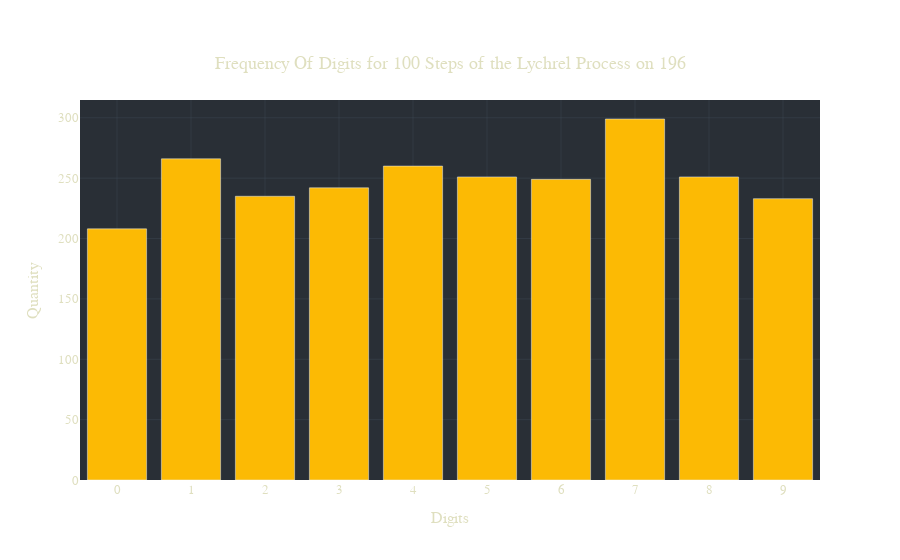

This figure's notebook cell:
### Code cell
title_text = "Frequency Of Digits for " + str(n_final) + " Steps of the Lychrel Process on 196" 
bar_color = '#ffffff'
if n_final <= 100:
    bar_color = '#FCBA04'
    text_color = '#dfdfbf'
elif n_final <= 1000:
    bar_color = '#EB5160'
    text_color = '#dfbfbf'
elif n_final <= 10000:
    bar_color = '#67E0A3'
    text_color = '#bfdfbf'
elif n_final <= 100000:
    bar_color = '#822E81'
    text_color = '#dfbfdf'
elif n_final <= 1000000:
    bar_color = '#0D97FC'
    text_color = '#bfcfdf'

fig = go.Figure([go.Bar(x=digits, y=distr_list, marker=dict(color=bar_color))])

fig.update_layout(
    title={
        'text': title_text,
        'y':0.9,
        'x':0.5,
        'xanchor': 'center',
        'yanchor': 'top'}
    , xaxis={
        'spikemode' : 'across',
        'spikesnap' : 'data',
        'spikethickness' : 1,
        'spikedash' : 'solid',
        'spikecolor' : '#0f0f0f',
        'gridcolor' : '#3d4752',
        'gridwidth' : 0.5,
        'type' : 'category'        
    }     
    , yaxis = {
        'gridcolor' : '#3d4752',
        'gridwidth' : 0.5,
        'zeroline' : False,
    }
    , xaxis_title="Digits"
    , yaxis_title="Quantity"
    , hoverlabel_align = 'right'
    , hovermode = 'x'
    , spikedistance = -1
    , plot_bgcolor='#292f36'
    , paper_bgcolor = "rgba(0,0,0,0)"
    , font=dict(
        family="sans-serif",
        size=13,
        color=text_color
    )
)



fname = "graph/Distribution" + str(n_final) +".html"
plotly.offline.plot(fig, filename=fname)


fig.show()

### Figure 1 — Plotly figure (JSON) as saved in the notebook; plotly's stock layout.template omitted (floating-point values rounded to 4 significant figures)
{"data": [{"marker": {"color": "#FCBA04"}, "type": "bar", "x": ["0", "1", "2", "3", "4", "5", "6", "7", "8", "9"], "y": [208, 266, 235, 242, 260, 251, 249, 299, 251, 233]}], "layout": {"font": {"color": "#dfdfbf", "family": "sans-serif", "size": 13}, "hoverlabel": {"align": "right"}, "hovermode": "x", "paper_bgcolor": "rgba(0,0,0,0)", "plot_bgcolor": "#292f36", "spikedistance": -1, "title": {"text": "Frequency Of Digits for 100 Steps of the Lychrel Process on 196", "x": 0.5, "xanchor": "center", "y": 0.9, "yanchor": "top"}, "xaxis": {"gridcolor": "#3d4752", "gridwidth": 0.5, "spikecolor": "#0f0f0f", "spikedash": "solid", "spikemode": "across", "spikesnap": "data", "spikethickness": 1, "title": {"text": "Digits"}, "type": "category"}, "yaxis": {"gridcolor": "#3d4752", "gridwidth": 0.5, "title": {"text": "Quantity"}, "zeroline": false}}}
